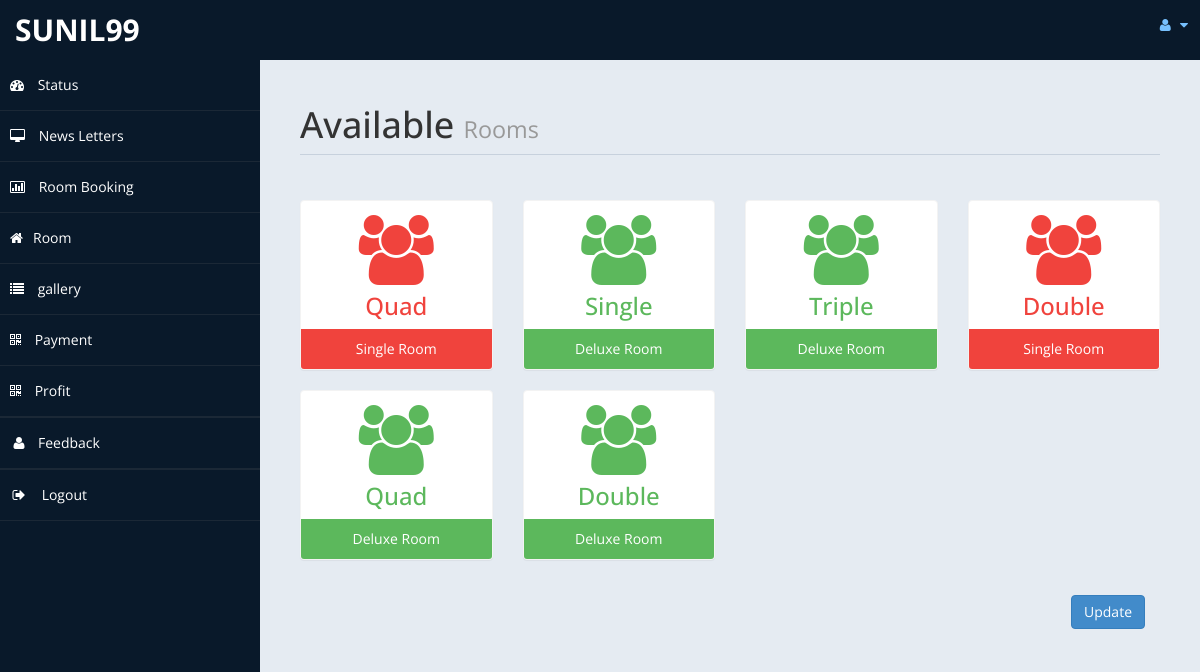
The page /homestay/admin/settings.php (signed in) on the database its author committed.
### tables this page shows
CREATE TABLE `room` (
  `id` int(10) UNSIGNED NOT NULL,
  `type` varchar(15) DEFAULT NULL,
  `bedding` varchar(10) DEFAULT NULL,
  `place` varchar(10) DEFAULT NULL,
  `price` int(11) NOT NULL,
  `no_of_room` int(11) NOT NULL,
  `cusid` int(11) DEFAULT NULL,
  `H_id` int(11) NOT NULL,
  `owner` varchar(65) NOT NULL
);

### homestay/admin/settings.php (the view, shortened to what this page needs)
<!DOCTYPE html>
<html xmlns="http://www.w3.org/1999/xhtml">
<head>
    <link href="assets/css/bootstrap.css" rel="stylesheet" />
    <link href="assets/css/font-awesome.css" rel="stylesheet" />
    <link href="assets/css/custom-styles.css" rel="stylesheet" />
</head>
<body>
    <div id="wrapper">
                     <?php require'nav.php'; ?>
        <nav class="navbar-default navbar-side" role="navigation">
            <div class="sidebar-collapse">
                <ul class="nav" id="main-menu">
                    <li>
                        <a class="" href="home.php"><i class="fa fa-dashboard"></i> Status</a>
                    </li>
                    <li>
                        <a href="http://localhost/project_hstay_selected/homestay/admin/messages.php"><i class="fa fa-desktop"></i> News Letters</a>
                    </li>
                    <li>
                        <a href="roombook.php"><i class="fa fa-bar-chart-o"></i> Room Booking</a>
                    </li>
                    <li  >
                        <a href="javascript:" class="nav-link "><i class="fa fa-home"></i>Room</a>
                    <li>
                        <a href="gallery.php"><i class="fa fa-list"></i> gallery</a>
                    </li><li>
                        <a href="payment.php"><i class="fa fa-qrcode"></i> Payment</a>
                    </li>
                    <li>
                        <a  href="profit.php"><i class="fa fa-qrcode"></i> Profit</a>
                    </li> <li class="divider"></li>
                     <li><a href="feedback.php"><i class="fa fa-user fa-fw"></i>Feedback</a>
                        </li>
                        <li class="divider"></li>
                    <li>
                        <a href="test/logout.php"><i class="fa fa-sign-out fa-fw"></i> Logout</a>
                    </li>
                    </ul>
            </div>
        </nav>
        <div id="page-wrapper" >
            <div id="page-inner">
			 <div class="row">
                    <div class="col-md-12">
                        <h1 class="page-header">
                           Available <small> Rooms</small>
                        </h1>
                    </div>
                </div>
            <?php
						include ('db.php');
						$sql = "select * from room";
						$re = mysqli_query($con,$sql)
				?>
                <div class="row">
				<?php
										while($row= mysqli_fetch_array($re))
										{
												$id = $row['type'];
											if($id == "Superior Room")
											{
												echo"<div class='col-md-3 col-sm-12 col-xs-12'>
													<div class='panel panel-primary text-center no-boder bg-color-blue'>
														<div class='panel-body'>
															<i class='fa fa-users fa-5x'></i>
															<h3>".$row['bedding']."</h3>
														</div>
														<div class='panel-footer back-footer-blue'>
															".$row['type']."
														</div>
													</div>
												</div>";
											}
											else if ($id == "Deluxe Room")
											{
												echo"<div class='col-md-3 col-sm-12 col-xs-12'>
													<div class='panel panel-primary text-center no-boder bg-color-green'>
														<div class='panel-body'>
															<i class='fa fa-users fa-5x'></i>
															<h3>".$row['bedding']."</h3>
														</div>
														<div class='panel-footer back-footer-green'>
															".$row['type']."
														</div>
													</div>
												</div>";
											}
											else if($id =="Single Room")
											{
												echo"<div class='col-md-3 col-sm-12 col-xs-12'>
													<div class='panel panel-primary text-center no-boder bg-color-red'>
														<div class='panel-body'>
															<i class='fa fa-users fa-5x'></i>
															<h3>".$row['bedding']."</h3>
														</div>
														<div class='panel-footer back-footer-red'>
															".$row['type']."
														</div>
													</div>
												</div>";
											}
										}
									?>
                </div>
                <div class='panel-body' >
                    <div  style="text-align:right; ">
                            <button class='btn btn-primary btn' data-toggle='modal' data-target='#myModal'>
                              Update
                            </button>
                            </div>
                            </div>
                        </div>
            </div>
        </div>
</body>
</html>

### homestay/admin/assets/css/custom-styles.css (style rules this page uses)
body { font-family: 'Open Sans', sans-serif; }
#wrapper { width: 100%; background:#09192A; }
#page-wrapper { padding: 15px 15px; min-height: 600px; background:#E5EBF2; }
#page-inner { width:100%; margin:10px 20px 10px 0px; background-color:transparent; padding:10px; min-height:1200px; }
.text-center { text-align:center; }
.no-boder { border:1px solid #f3f3f3; }
h1, .h1, h2, .h2, h3, .h3 { margin-top: 7px; margin-bottom: -5px; }
.page-header { padding-bottom: 9px; margin: 10px 0 45px; border-bottom: 1px solid #C7D1DD; }
.bg-color-green { background-color: #fff; color: #5cb85c; }
.bg-color-red { background-color: #fff; color:#F0433D; }
.back-footer-green { background-color: #5cb85c; color:#fff; border-top: 0px solid #fff; }
.back-footer-red { background-color: #F0433D; color:#fff; border-top: 0px solid #fff; }
.sidebar-collapse , .sidebar-collapse .nav { background:none; }
.sidebar-collapse .nav { padding:0; }
.sidebar-collapse .nav > li > a { color:#fff; background:transparent; text-shadow:none; }
.sidebar-collapse > .nav > li > a { padding:15px 10px; }
.sidebar-collapse > .nav > li { border-bottom: 1px solid rgba(107, 108, 109, 0.19); }
.navbar-side { border:none; background-color: transparent; }
.navbar-default { border:0px solid black; }
.nav > li > a > i { margin-right:10px; }
@media (min-width:768px) { #page-wrapper { margin: 0 0 0 260px; padding: 15px 30px; min-height: 1200px; } }
@media (min-width:768px) { .navbar-side { z-index: 1; position: absolute; width: 260px; } }

### rows shown on the page
room: bedding "Quad", type "Single Room"
room: bedding "Single", type "Deluxe Room"
room: bedding "Triple", type "Deluxe Room"
room: bedding "Double", type "Single Room"
room: bedding "Quad", type "Deluxe Room"
room: bedding "Double", type "Deluxe Room"

### other values the page prints
$_SESSION["user"] "SUNIL99"
